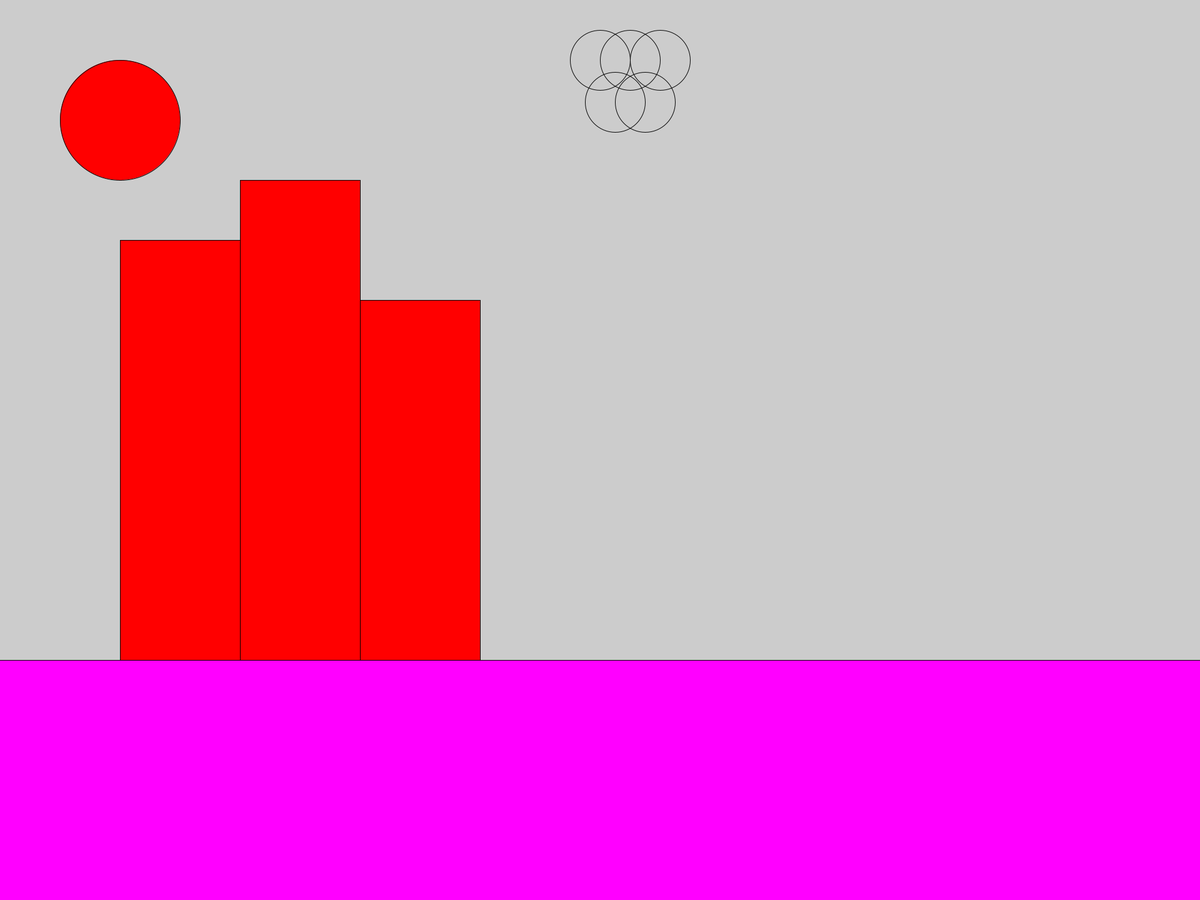
Frame 1 (no input)
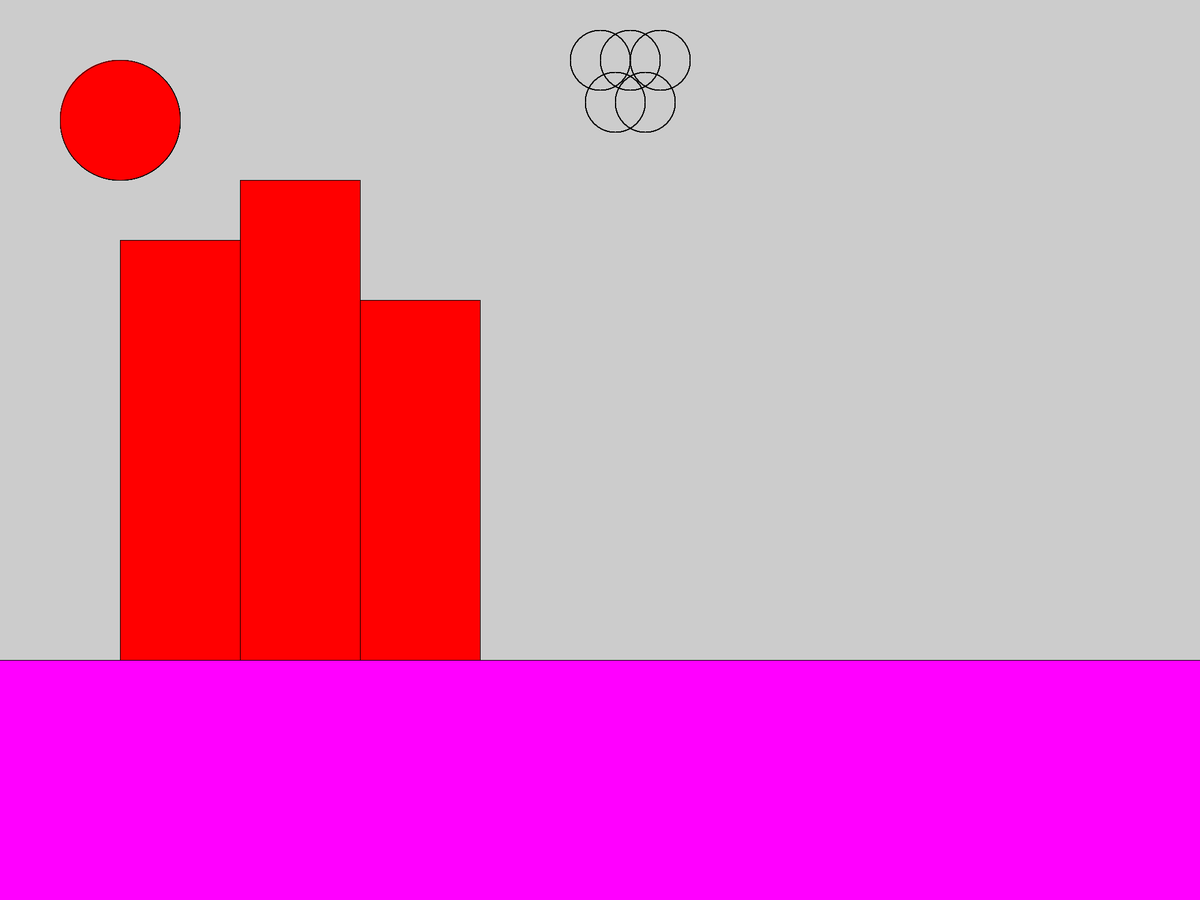
Frame 60 (the mouse pressed at the canvas centre just before this capture)
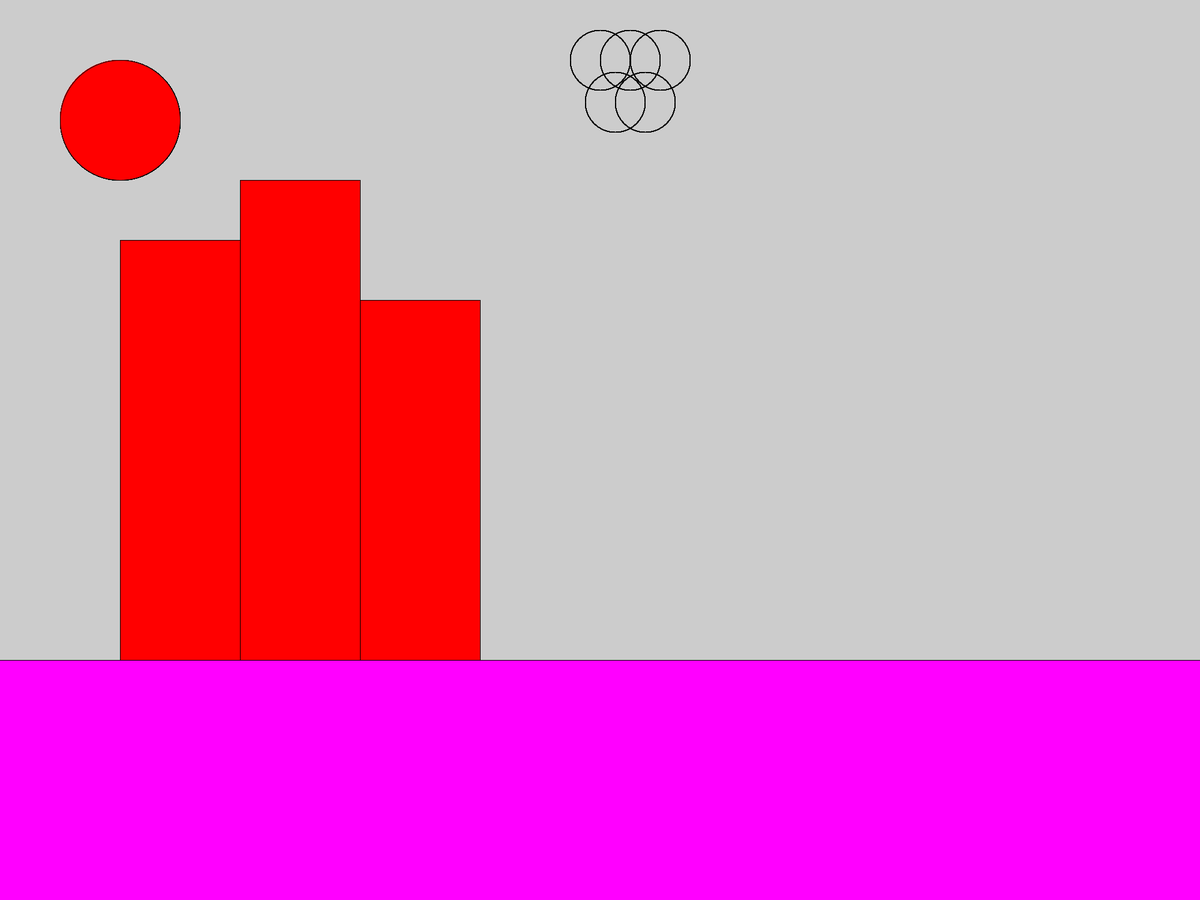
Frame 120 (the mouse held since frame 60 and released just before this capture)

The Processing sketch that drew these frames (run headless with seeded random() and noise(); from frame 60 on, the mouse is pressed at the canvas centre):

// Processing sketch: sketch_2017jan23_procissing
// ── sketch_2017jan23_procissing.pde
void setup() {
  size(2000,1500);
}

void draw() {
  fill(255,0,0);
  ellipse(200,200,200,200);
  rect(200,400,200,700);
  rect(400,300,200,800);
  rect(600,500,200,600);
  noFill();
  ellipse(1000,100,100,100);
  ellipse(1050,100,100,100);
  ellipse(1100,100,100,100);
  ellipse(1025,170,100,100);
  ellipse(1075,170,100,100);
  fill(255,0,255);
  rect(-10,1100,10000,1000);
}
